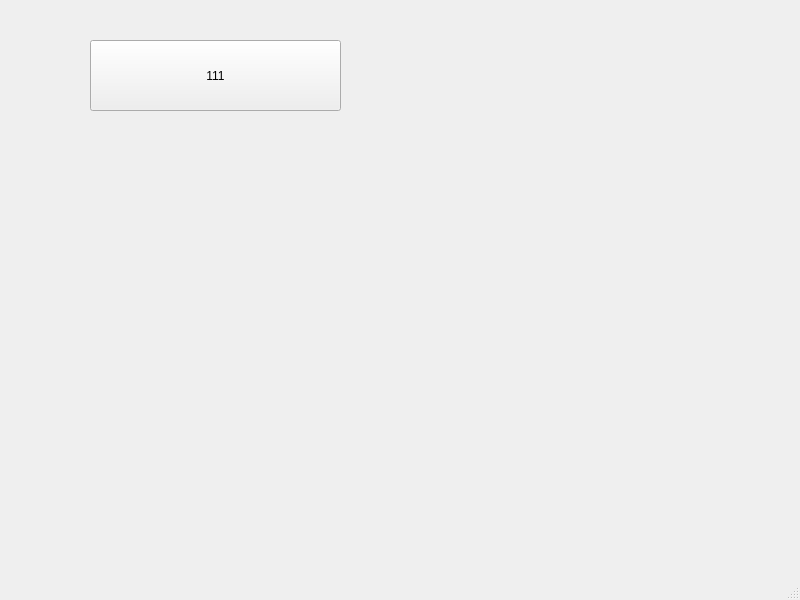
<?xml version="1.0" encoding="UTF-8"?>
<ui version="4.0">
 <class>MainWindow</class>
 <widget class="QMainWindow" name="MainWindow">
  <property name="geometry">
   <rect>
    <x>0</x>
    <y>0</y>
    <width>800</width>
    <height>600</height>
   </rect>
  </property>
  <property name="windowTitle">
   <string>MainWindow</string>
  </property>
  <widget class="QWidget" name="centralwidget">
   <widget class="QPushButton" name="pushButton">
    <property name="geometry">
     <rect>
      <x>90</x>
      <y>40</y>
      <width>251</width>
      <height>71</height>
     </rect>
    </property>
    <property name="text">
     <string>111</string>
    </property>
   </widget>
  </widget>
  <widget class="QMenuBar" name="menubar">
   <property name="geometry">
    <rect>
     <x>0</x>
     <y>0</y>
     <width>800</width>
     <height>23</height>
    </rect>
   </property>
  </widget>
  <widget class="QStatusBar" name="statusbar"/>
 </widget>
 <resources/>
 <connections/>
</ui>
